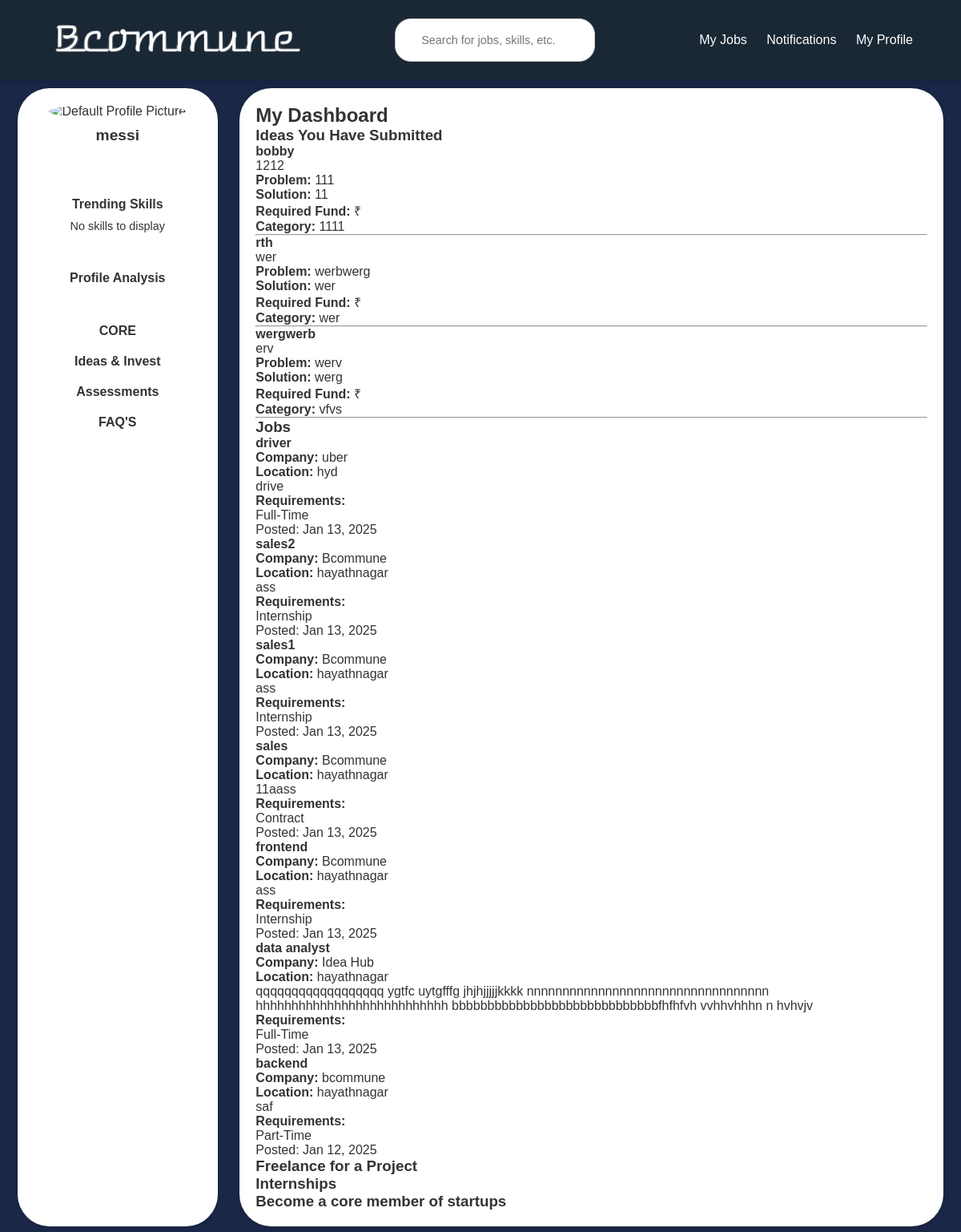
The page /individual/dashboard/ (signed in) on the database as committed earlier.
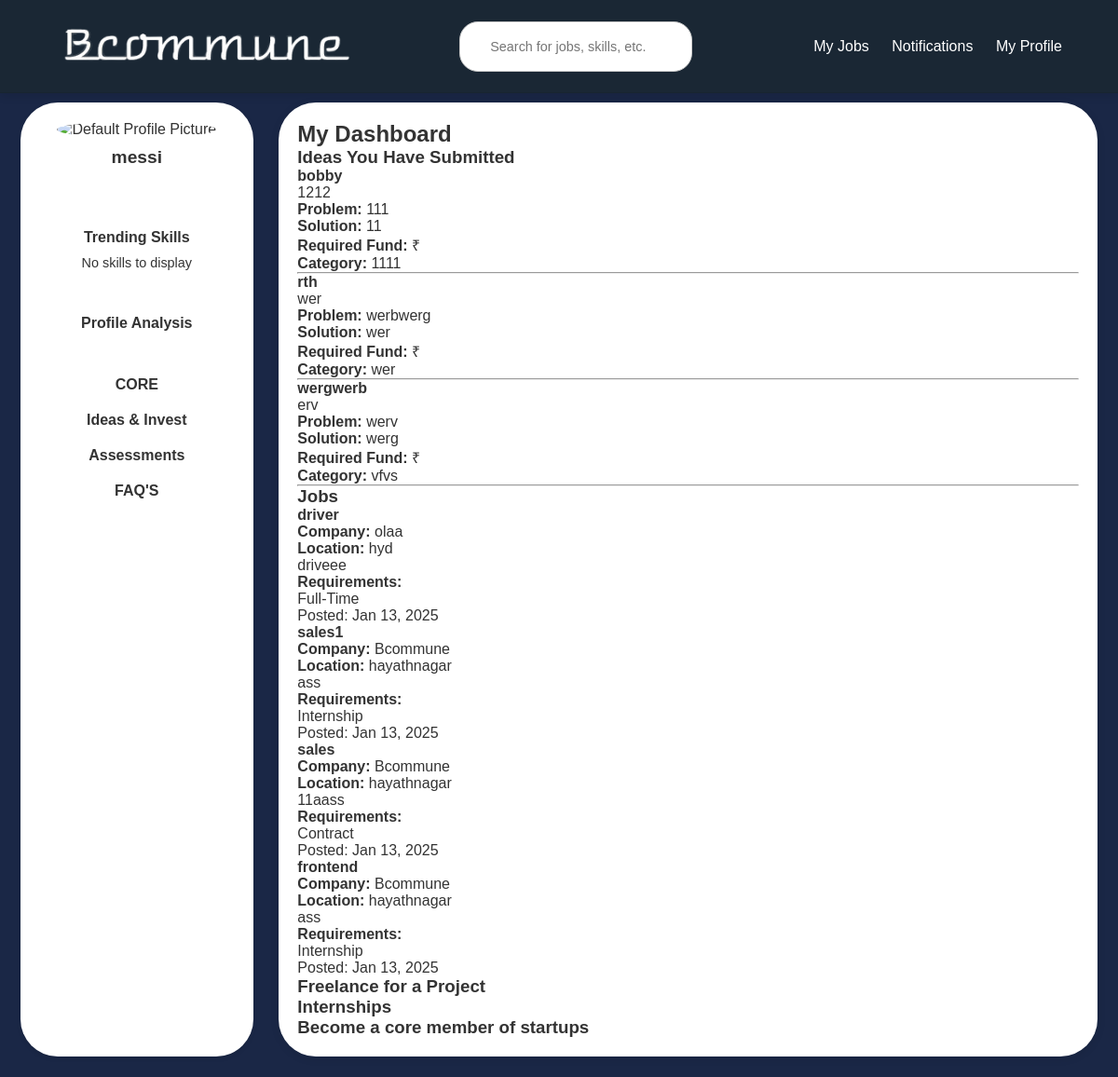
The same page on the database as committed later.
### users/models.py (models this page shows, shortened)
class Idea(models.Model):
    title = models.CharField(max_length=200)
    patent_number = models.CharField(max_length=100, blank=True, null=True)
    brief_description = models.TextField()
    application_number = models.CharField(max_length=100, blank=True, null=True)
    problem_statement = models.TextField()
    solution = models.TextField()
    visibility = models.CharField(max_length=10, choices=[('public', 'Public'), ('private', 'Private')])
    details = models.TextField(blank=True, null=True)
    fund = models.DecimalField(max_digits=10, decimal_places=2, blank=True, null=True)
    category = models.CharField(max_length=100)
    photo = models.ImageField(upload_to='idea_photos/', blank=True, null=True)
    video = models.FileField(upload_to='idea_videos/', blank=True, null=True)
    team_info = models.TextField(blank=True, null=True)
    created_at = models.DateTimeField(auto_now_add=True)

class Job(models.Model):
    title = models.CharField(max_length=200)
    company = models.CharField(max_length=200)
    company_user = models.ForeignKey(get_user_model(), on_delete=models.CASCADE)
    location = models.CharField(max_length=200)
    description = models.TextField()
    requirements = models.CharField(max_length=200)  # or TextField()
    salary = models.CharField(max_length=200, default="Not Specified")
    posted_date = models.DateTimeField(default=timezone.now)

### users/views.py (the view)
# urls.py: path('individual/dashboard/', views.individual_dashboard, name='individual_dashboard'),
@login_required
def individual_dashboard(request):
    if request.user.user_type != 'individual':
        return redirect('individual_login')
    ideas = Idea.objects.all()  # Get all ideas submitted
    jobs = Job.objects.all().order_by('-posted_date')
    return render(request, 'individual_dashboard.html', {'ideas': ideas, 'jobs':jobs})

### users/templates/individual_dashboard.html (shortened to what this page needs)
{% load static %}
<!DOCTYPE html>
<html lang="en">
<head>
    <link rel="stylesheet" href="{% static 'css/common.css'%}">
</head>
<body>
    {% include 'header1.html' %}
    <div class="main-container">
        {% include 'sidebar.html' %}
        <div class="content">
            <h2>My Dashboard</h2>
            <section id="ideas">
                <h3>Ideas You Have Submitted</h3>
                <div class="cards-container">
                    {% for idea in ideas %}
                        <div class="card">
                            <h4>{{ idea.title }}</h4>
                            <p>{{ idea.brief_description }}</p>
                            <p><strong>Problem:</strong> {{ idea.problem_statement }}</p>
                            <p><strong>Solution:</strong> {{ idea.solution }}</p>
                            <p><strong>Required Fund:</strong> ₹{{ idea.fund_required }}</p>
                            <p><strong>Category:</strong> {{ idea.category }}</p>
                            <hr>
                        </div>
                    {% empty %}
                        <p>No ideas submitted yet.</p>
                    {% endfor %}
                </div>
            </section>
            <section id="jobs">
                <h3>Jobs</h3>
                <div class="cards-container">
                    {% for job in jobs %}
                        <div class="card">
                            <h4>{{ job.title }}</h4>
                            <p><strong>Company:</strong> {{ job.company }}</p>
                            <p><strong>Location:</strong> {{ job.location }}</p>
                            <p>{{ job.description }}</p>
                            <p><strong>Requirements:</strong></p>
                            <p>{{ job.requirements }}</p>
                            <p class="posted-date">Posted: {{ job.posted_date|date:"M d, Y" }}</p>
                        </div>
                    {% empty %}
                        <p>No jobs available at the moment.</p>
                    {% endfor %}
                </div>
            </section>
            <section id="freelance">
                <h3>Freelance for a Project</h3>
            </section>
            <section id="internships">
                <h3>Internships</h3>
            </section>
            <section id="startups">
                <h3>Become a core member of startups</h3>
            </section>
        </div>
    </div>
</body>
</html>

Rows that differ between the two databases and show on the page:
removed Job: title "sales2", company "Bcommune", location "hayathnagar", description "ass", requirements "Internship", posted_date "Jan 13, 2025"
removed Job: title "data analyst", company "Idea Hub", location "hayathnagar", description "qqqqqqqqqqqqqqqqqq ygtfc uytgfffg jhjhjjjjjkkkk nnnnnnnnnnnnnnnnnnnnnnnnnnnnnnnnnn hhhhhhhhhhhhhhhhhhhhhhhhhhh bbbbbbbbbbbbbbbbbbbbbbbbbbbbbfhfhfvh vvhhvhhhn n hvhvjv", requirements "Full-Time", posted_date "Jan 13, 2025"
removed Job: title "backend", company "bcommune", location "hayathnagar", description "saf", requirements "Part-Time", posted_date "Jan 12, 2025"
changed Job "driver": company "uber" → "olaa"; description "drive" → "driveee"
